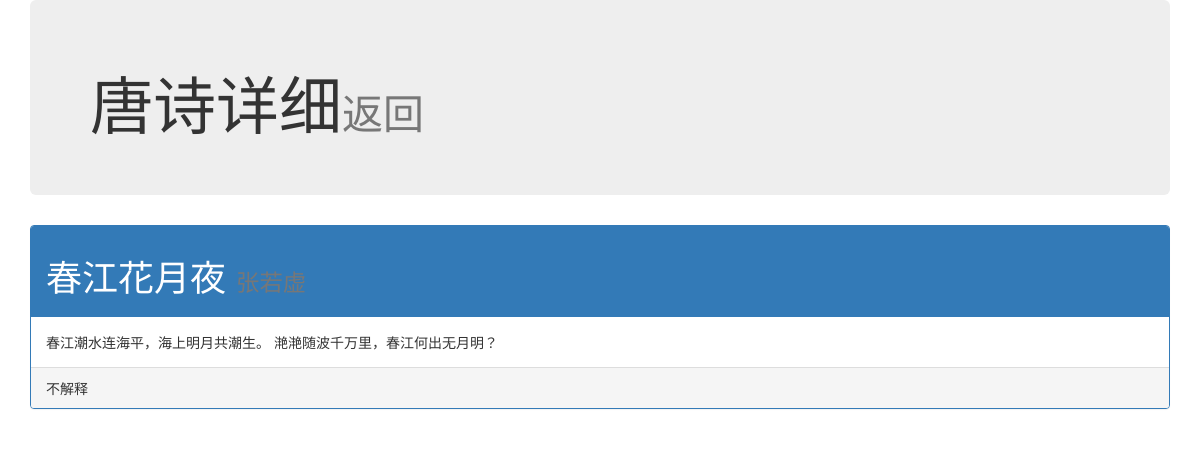
Page /androidUtil/tang/1 on the earlier database version.
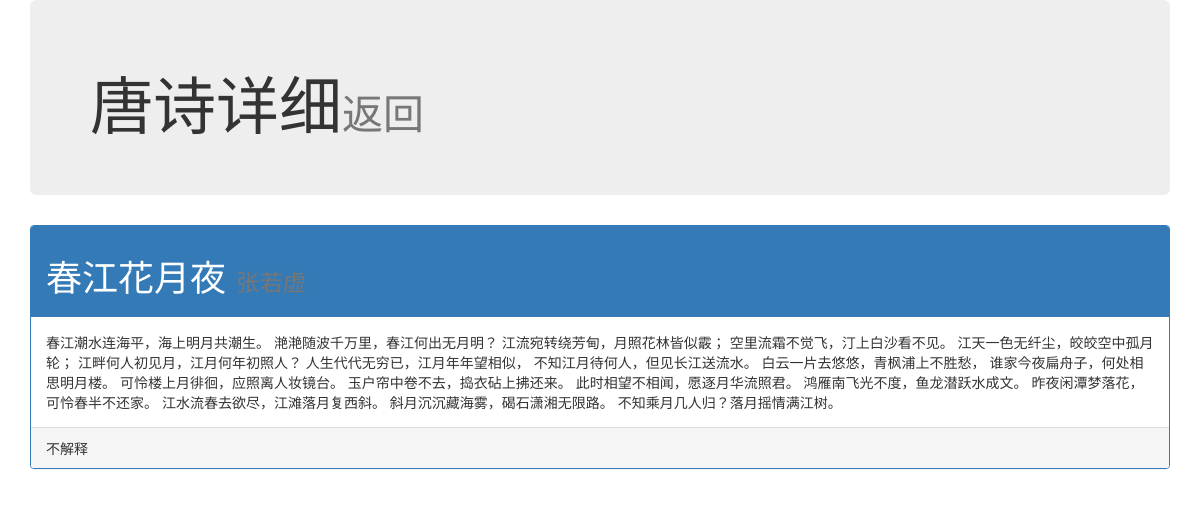
Same page on the later database version.
### helloAndroidUtil/models.py (models this page shows)
class SomeTangshi(models.Model):
    title = models.CharField(max_length=200)
    author = models.CharField(max_length=200)
    text = models.TextField()
    remark_tang = models.TextField()
    oper = models.CharField(max_length=200)

### helloAndroidUtil/views.py (the view)
# urls.py: path("tang/<int:id>", views.tang_item),
def tang_item(request, id):
    tang = SomeTangshi.objects.get(id=id)
    return render(request, "helloAndroidUtil/tang_item.html", {"tang": tang})

### helloAndroidUtil/templates/helloAndroidUtil/tang_item.html (shortened to what this page needs)
<!DOCTYPE html>
<html lang="en">
<head>
    {% load static %}
    <link rel="stylesheet" type="text/css" href="{% static 'helloAndroidUtil/bootstrap.css' %}"/>
</head>
<body>
<div class="container">
    <div class="jumbotron">
        <h1>唐诗详细<a href="/androidUtil/tang/"><small>返回</small></a></h1>
    </div>
    <div class="panel panel-primary">
        {% if tang %}
        <div class="panel-heading">
            <h1>{{ tang.title }} <small class="text-white"> {{ tang.author }} </small></h1>
        </div>
        <div class="panel-body">
            {{ tang.text }}
        </div>
        <div class="panel-footer">
            {{ tang.remark_tang }}
        </div>
        {% endif %}
    </div>
</div>
</body>
</html>

Differences in the rows shown:
changed SomeTangshi "春江花月夜": text "春江潮水连海平，海上明月共潮生。 滟滟随波千万里，春江何出无月明？" → "春江潮水连海平，海上明月共潮生。 滟滟随波千万里，春江何出无月明？ 江流宛转绕芳甸，月照花林皆似霰； 空里流霜不觉飞，汀上白沙看不见。 江天一色无纤尘，皎皎空中孤月轮； 江畔何人初见月，江月何年初照人？ 人生代代无穷已，江月年年望相似， 不知江月待何人，但见长江送流水。 白云一片去悠悠，青枫浦上不胜愁， 谁家今夜扁舟子，何处相思明月楼。 可怜楼上月徘徊，应照离人妆镜台。 玉户帘中卷不去，捣衣砧上拂还来。 此时相望不相闻，愿逐月华流照君。 鸿雁南飞光不度，鱼龙潜跃水成文。 昨夜闲潭梦落花，可怜春半不还家。 江水流春去欲尽，江滩落月复西斜。 斜月沉沉藏海雾，碣石潇湘无限路。 不知乘月几人归？落月摇情满江树。"
